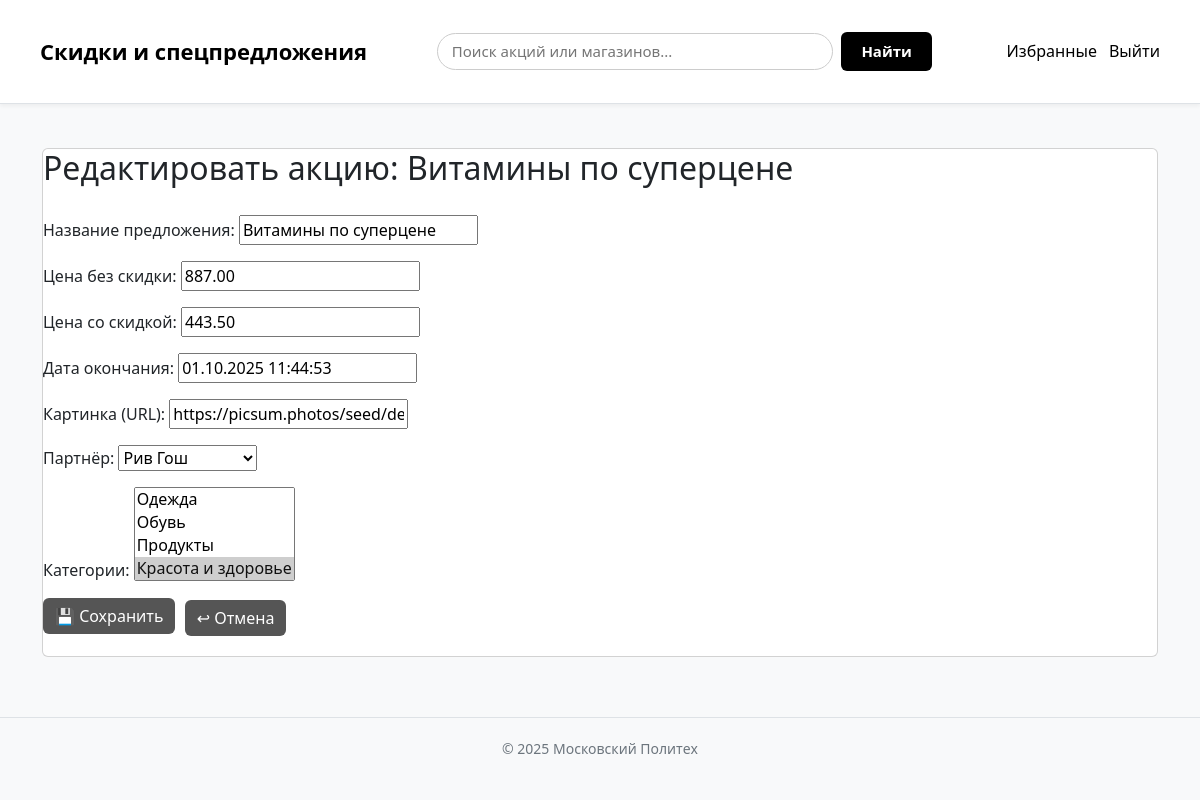
Before: /deal/8/edit/ (signed in) with the older database file.
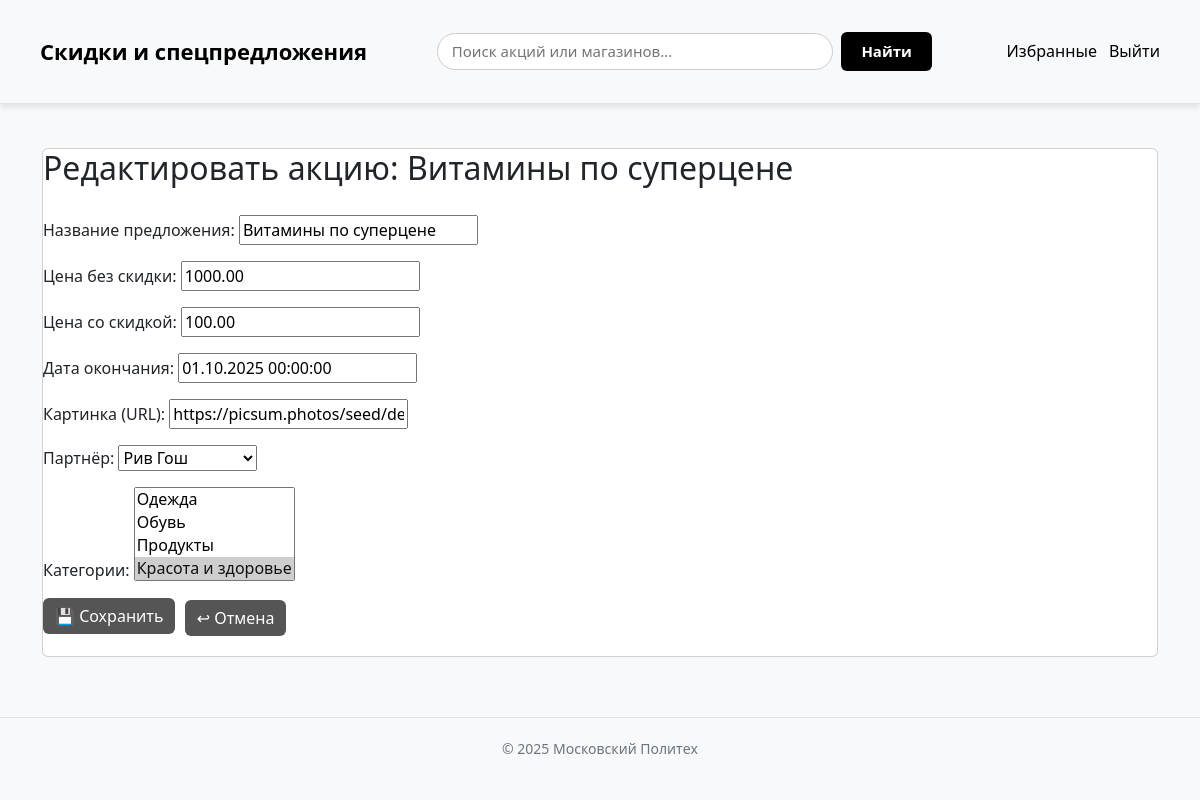
After: the same page with the newer database file.
### discounts/models.py (models this page shows, shortened)
class Deal(models.Model):
    title = models.CharField("Название предложения", max_length=255)
    merchant = models.ForeignKey(Merchant, on_delete=models.CASCADE, verbose_name="Партнёр")
    price_original = models.DecimalField("Цена без скидки", max_digits=10, decimal_places=2)
    price_discount = models.DecimalField("Цена со скидкой", max_digits=10, decimal_places=2)
    starts_at = models.DateTimeField("Дата начала", null=True, blank=True)
    expires_at = models.DateTimeField("Дата окончания", null=True, blank=True)
    created_at = models.DateTimeField("Дата создания", auto_now_add=True)
    categories = models.ManyToManyField("Category", through="DealCategory", verbose_name="Категории")
    image_url = models.URLField("Картинка (URL)", blank=True, default="")
    description = models.TextField("Описание продукта", blank=True, null=True)
    favorited_by = models.ManyToManyField(
        User,
        related_name="favorite_deals",
        blank=True,
        verbose_name="Добавили в избранное"
    )
    class Meta:
        verbose_name = "Предложение"
        verbose_name_plural = "Предложения"

### discounts/views.py (the view)
# urls.py: path("deal/<int:pk>/edit/", views.deal_edit, name="deal_edit"),
@login_required
def deal_edit(request, pk):
    deal = get_object_or_404(Deal, pk=pk)
    if not request.user.is_staff:
        return redirect("discounts:deal_detail", pk=pk)
    if request.method == "POST":
        form = DealForm(request.POST, request.FILES, instance=deal)
        if form.is_valid():
            form.save()
            return redirect("discounts:deal_detail", pk=deal.pk)
    else:
        form = DealForm(instance=deal)
    return render(request, "deal_edit.html", {"form": form, "deal": deal})

### discounts/forms.py
class DealForm(forms.ModelForm):
    class Meta:
        model = Deal
        fields = ["title", "price_original", "price_discount", "expires_at", "image_url", "merchant", "categories"]

### discounts/models.py (called while the page is built)
    def __str__(self):
        return self.name

    def __str__(self):
        return self.name

### templates/deal_edit.html (shortened to what this page needs)
{% extends "base.html" %}
{% block content %}
<article class="card card-wide">
  <h2>
    {% if deal %}Редактировать акцию: {{ deal.title }}{% else %}Создать новую акцию{% endif %}
  </h2>
  <form method="post" enctype="multipart/form-data">
    {% for field in form %}
      <p>
        {{ field.label_tag }} {{ field }}
      </p>
    {% endfor %}
    <button type="submit">💾 Сохранить</button>
    {% if deal %}
      <a class="btn" href="{% url 'discounts:deal_detail' deal.pk %}">↩ Отмена</a>
    {% else %}
      <a class="btn" href="{% url 'discounts:home' %}">↩ Отмена</a>
    {% endif %}
  </form>
</article>
{% endblock %}

Changed rows visible on the page:
changed Deal "Витамины по суперцене": price_original "887.00" → "1000.00"; price_discount "443.50" → "100.00"; expires_at "01.10.2025 11:44:53" → "01.10.2025 00:00:00"
